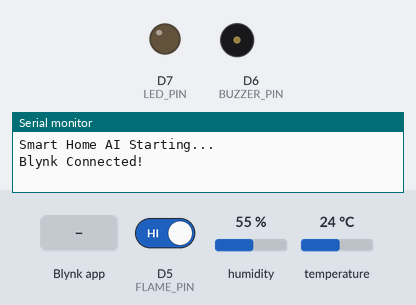
The sketch below on a simulated ESP8266 (NodeMCU). Shown: output pins drawn as LEDs (lit = HIGH), buzzer (waves = sounding, pin HIGH), the last lines printed to the serial monitor. The test bench sets the inputs (shaded band); at power-on: D5 (FLAME_PIN) HIGH, humidity 55 %, temperature 24 °C. WiFi joins after 1.5 s; servers stay silent unless stated.

Above: at 3.0 s.
3.1 s: D5 (FLAME_PIN) driven LOW
At 4.6 s:
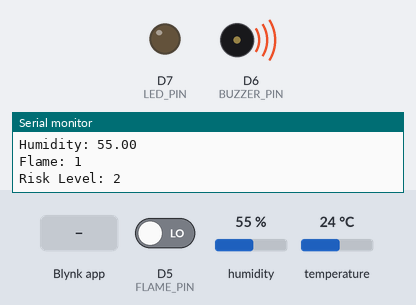
5.3 s: Blynk app writes 1 to V5
At 5.8 s:
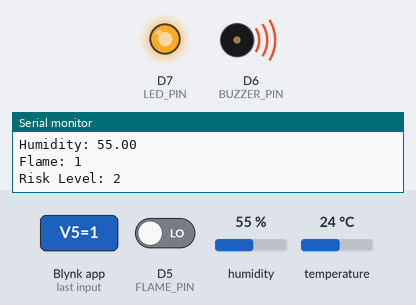
6.8 s: D5 (FLAME_PIN) driven HIGH
At 8.9 s:
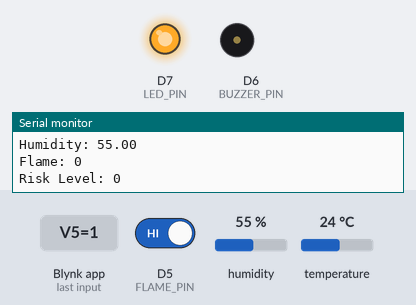
9.3 s: Blynk app writes 0 to V5
At 10.1 s:
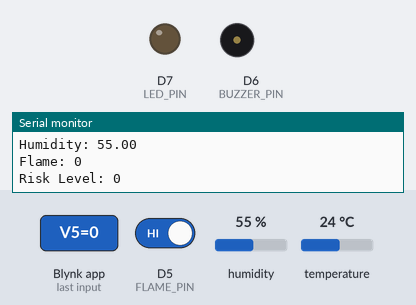
10.8 s: Blynk app writes 200 to V5
At 11.2 s:
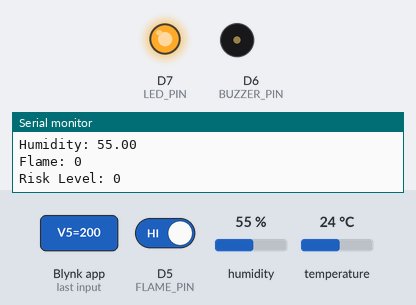
Timing chart, 0 to 13.3 s (numbered marks = the images above; inputs shaded):
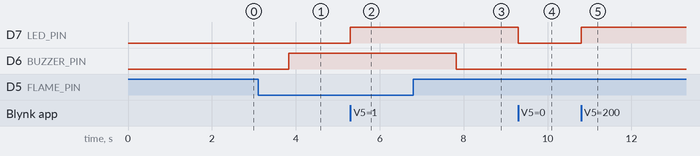

Measured:
- after the input at 3.1 s, D6 (BUZZER_PIN): LOW → HIGH after 0.73 s
- after the input at 5.3 s, D7 (LED_PIN): LOW → HIGH at once
- after the input at 6.8 s, D6 (BUZZER_PIN): HIGH → LOW after 1.0 s
- after the input at 9.3 s, D7 (LED_PIN): HIGH → LOW at once
- after the input at 10.8 s, D7 (LED_PIN): LOW → HIGH at once

The sketch:

AI-Assisted_Smart_Home_Monitoring_System.ino
```cpp
#define BLYNK_TEMPLATE_ID "TMPL3hP-Q9Sju"
#define BLYNK_TEMPLATE_NAME "Smart Home AI"
#define BLYNK_AUTH_TOKEN "QQ95G8WwBV9ZbgzXWYzarOD4oVYTVcfI"

#include <ESP8266WiFi.h>
#include <BlynkSimpleEsp8266.h>
#include <DHT.h>

char ssid[] = "OppoA16";
char pass[] = "000YA000";

// Pin configuration
#define DHTPIN D2
#define DHTTYPE DHT11

#define FLAME_PIN D5
#define BUZZER_PIN D6
#define LED_PIN D7

// Confirm your sensor's output polarity
#define FLAME_ACTIVE LOW

DHT dht(DHTPIN, DHTTYPE);
BlynkTimer timer;

int ledState = 0;

void sendSensorData()
{
  float temperature = dht.readTemperature();
  float humidity = dht.readHumidity();

  int flameReading = digitalRead(FLAME_PIN);

  int flameDetected =
      (flameReading == FLAME_ACTIVE) ? 1 : 0;

  // Risk level
  // 0 = Safe, 1 = Warning, 2 = Danger

  int riskLevel = 0;

  if (flameDetected == 1)
  {
    riskLevel = 2;
  }
  else if (!isnan(temperature) && temperature >= 40)
  {
    riskLevel = 1;
  }

  bool alarm = (riskLevel == 2);

  digitalWrite(BUZZER_PIN, alarm ? HIGH : LOW);

  // Send temperature and humidity
  if (!isnan(temperature))
  {
    Blynk.virtualWrite(V0, temperature);
  }

  if (!isnan(humidity))
  {
    Blynk.virtualWrite(V1, humidity);
  }

  // Send flame, buzzer and risk status
  Blynk.virtualWrite(V3, flameDetected);
  Blynk.virtualWrite(V4, alarm ? 1 : 0);
  Blynk.virtualWrite(V6, riskLevel);

  // Serial Monitor
  Serial.println("--------------------");

  Serial.print("Temperature: ");
  Serial.println(temperature);

  Serial.print("Humidity: ");
  Serial.println(humidity);

  Serial.print("Flame: ");
  Serial.println(flameDetected);

  Serial.print("Risk Level: ");
  Serial.println(riskLevel);
}

// Blynk LED control
BLYNK_WRITE(V5)
{
  ledState = param.asInt();
  digitalWrite(LED_PIN, ledState ? HIGH : LOW);
}

BLYNK_CONNECTED()
{
  Blynk.syncVirtual(V5);
}

void setup()
{
  Serial.begin(115200);

  pinMode(FLAME_PIN, INPUT);
  pinMode(BUZZER_PIN, OUTPUT);
  pinMode(LED_PIN, OUTPUT);

  digitalWrite(BUZZER_PIN, LOW);
  digitalWrite(LED_PIN, LOW);

  dht.begin();

  Serial.println("Smart Home AI Starting...");

  Blynk.begin(BLYNK_AUTH_TOKEN, ssid, pass);

  Serial.println("Blynk Connected!");

  timer.setInterval(2000L, sendSensorData);
}

void loop()
{
  Blynk.run();
  timer.run();
}
```
